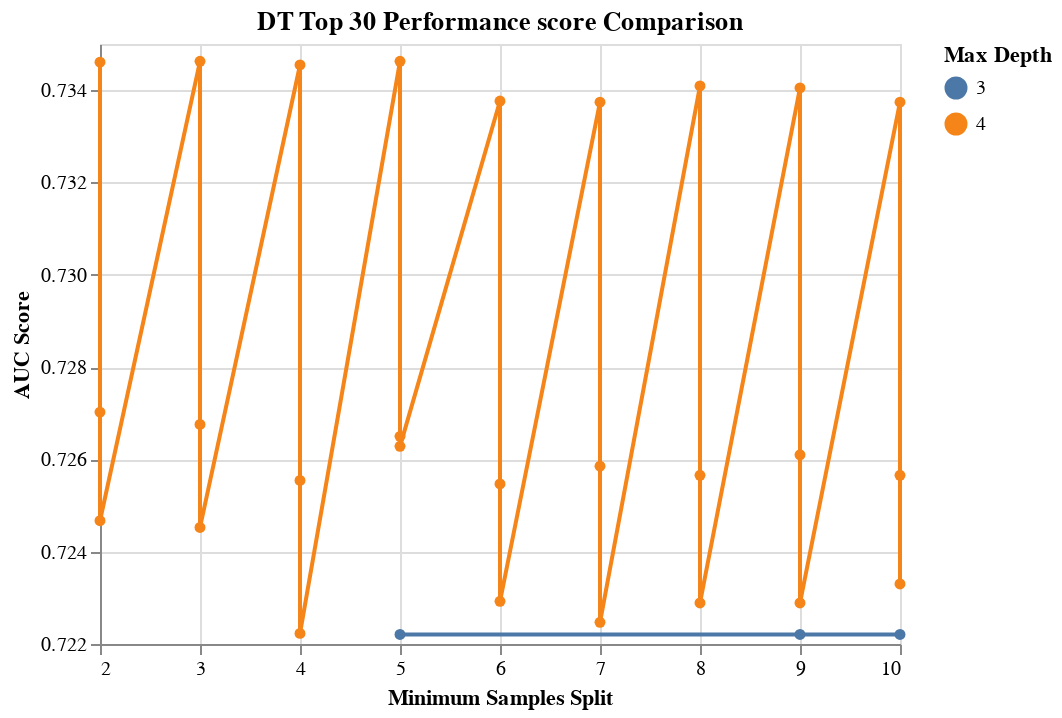

This figure's notebook cell:
### Code cell
alt.Chart(results_DT, 
          title='DT Top 30 Performance score Comparison'
         ).mark_line(point=True).encode(
    alt.X('dt__min_samples_split', title='Minimum Samples Split'),
    alt.Y('test_score', title='AUC Score', scale=alt.Scale(zero=False)),
    alt.Color('dt__max_depth:N', title='Max Depth')
)

### Figure 1 — Vega-Lite specification as saved in the notebook (floating-point values rounded to 4 significant figures)
{"config": {"view": {"continuousWidth": 400, "continuousHeight": 300}}, "data": {"name": "data-3da439165f11c2eeca07cce30a87a37c"}, "mark": {"type": "line", "point": true}, "encoding": {"color": {"type": "nominal", "field": "dt__max_depth", "title": "Max Depth"}, "x": {"type": "quantitative", "field": "dt__min_samples_split", "title": "Minimum Samples Split"}, "y": {"type": "quantitative", "field": "test_score", "scale": {"zero": false}, "title": "AUC Score"}}, "title": "DT Top 30 Performance score Comparison", "$schema": "https://vega.github.io/schema/vega-lite/v4.8.1.json", "datasets": {"data-3da439165f11c2eeca07cce30a87a37c": [{"index": 120, "dt__criterion": "gini", "dt__max_depth": 4, "dt__min_samples_split": 5, "test_score": 0.7346}, {"index": 112, "dt__criterion": "gini", "dt__max_depth": 4, "dt__min_samples_split": 3, "test_score": 0.7346}, {"index": 108, "dt__criterion": "gini", "dt__max_depth": 4, "dt__min_samples_split": 2, "test_score": 0.7346}, {"index": 116, "dt__criterion": "gini", "dt__max_depth": 4, "dt__min_samples_split": 4, "test_score": 0.7345}, {"index": 132, "dt__criterion": "gini", "dt__max_depth": 4, "dt__min_samples_split": 8, "test_score": 0.7341}, {"index": 136, "dt__criterion": "gini", "dt__max_depth": 4, "dt__min_samples_split": 9, "test_score": 0.734}, {"index": 124, "dt__criterion": "gini", "dt__max_depth": 4, "dt__min_samples_split": 6, "test_score": 0.7338}, {"index": 128, "dt__criterion": "gini", "dt__max_depth": 4, "dt__min_samples_split": 7, "test_score": 0.7337}, {"index": 140, "dt__criterion": "gini", "dt__max_depth": 4, "dt__min_samples_split": 10, "test_score": 0.7337}, {"index": 326, "dt__criterion": "entropy", "dt__max_depth": 4, "dt__min_samples_split": 2, "test_score": 0.727}, {"index": 113, "dt__criterion": "gini", "dt__max_depth": 4, "dt__min_samples_split": 3, "test_score": 0.7268}, {"index": 338, "dt__criterion": "entropy", "dt__max_depth": 4, "dt__min_samples_split": 5, "test_score": 0.7265}, {"index": 121, "dt__criterion": "gini", "dt__max_depth": 4, "dt__min_samples_split": 5, "test_score": 0.7263}, {"index": 137, "dt__criterion": "gini", "dt__max_depth": 4, "dt__min_samples_split": 9, "test_score": 0.7261}, {"index": 129, "dt__criterion": "gini", "dt__max_depth": 4, "dt__min_samples_split": 7, "test_score": 0.7259}, {"index": 133, "dt__criterion": "gini", "dt__max_depth": 4, "dt__min_samples_split": 8, "test_score": 0.7257}, {"index": 141, "dt__criterion": "gini", "dt__max_depth": 4, "dt__min_samples_split": 10, "test_score": 0.7257}, {"index": 334, "dt__criterion": "entropy", "dt__max_depth": 4, "dt__min_samples_split": 4, "test_score": 0.7255}, {"index": 125, "dt__criterion": "gini", "dt__max_depth": 4, "dt__min_samples_split": 6, "test_score": 0.7255}, {"index": 109, "dt__criterion": "gini", "dt__max_depth": 4, "dt__min_samples_split": 2, "test_score": 0.7247}, {"index": 330, "dt__criterion": "entropy", "dt__max_depth": 4, "dt__min_samples_split": 3, "test_score": 0.7245}, {"index": 358, "dt__criterion": "entropy", "dt__max_depth": 4, "dt__min_samples_split": 10, "test_score": 0.7233}, {"index": 342, "dt__criterion": "entropy", "dt__max_depth": 4, "dt__min_samples_split": 6, "test_score": 0.7229}, {"index": 354, "dt__criterion": "entropy", "dt__max_depth": 4, "dt__min_samples_split": 9, "test_score": 0.7229}, {"index": 350, "dt__criterion": "entropy", "dt__max_depth": 4, "dt__min_samples_split": 8, "test_score": 0.7229}, {"index": 346, "dt__criterion": "entropy", "dt__max_depth": 4, "dt__min_samples_split": 7, "test_score": 0.7225}, {"index": 117, "dt__criterion": "gini", "dt__max_depth": 4, "dt__min_samples_split": 4, "test_score": 0.7222}, {"index": 320, "dt__criterion": "entropy", "dt__max_depth": 3, "dt__min_samples_split": 10, "test_score": 0.7222}, {"index": 300, "dt__criterion": "entropy", "dt__max_depth": 3, "dt__min_samples_split": 5, "test_score": 0.7222}, {"index": 316, "dt__criterion": "entropy", "dt__max_depth": 3, "dt__min_samples_split": 9, "test_score": 0.7222}]}}
